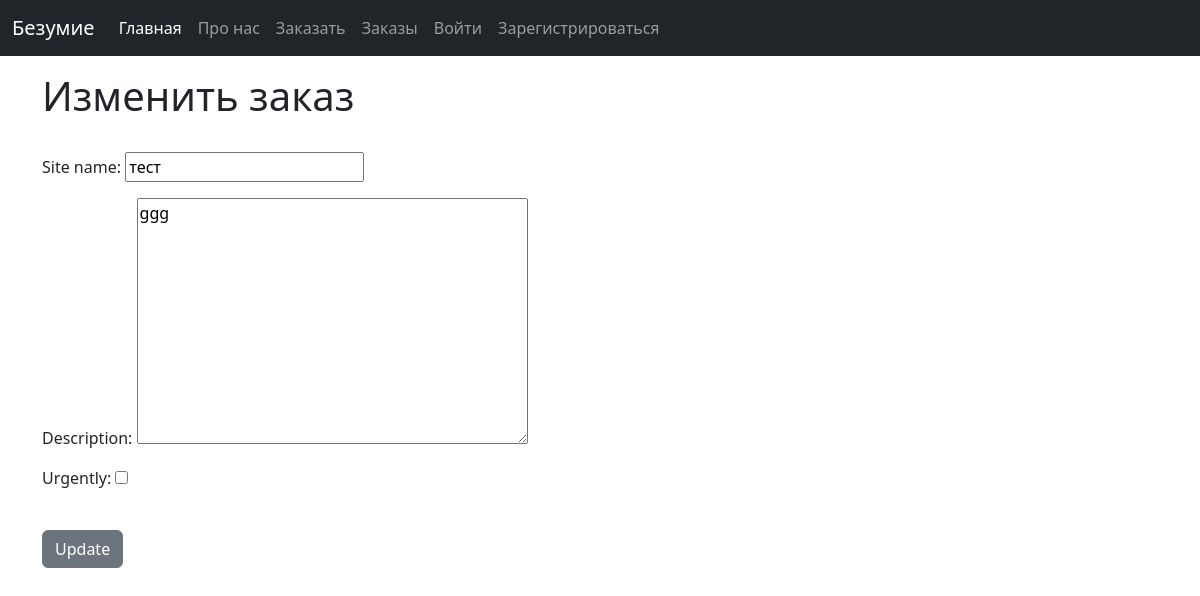
The app's page /update_order/2, older data.
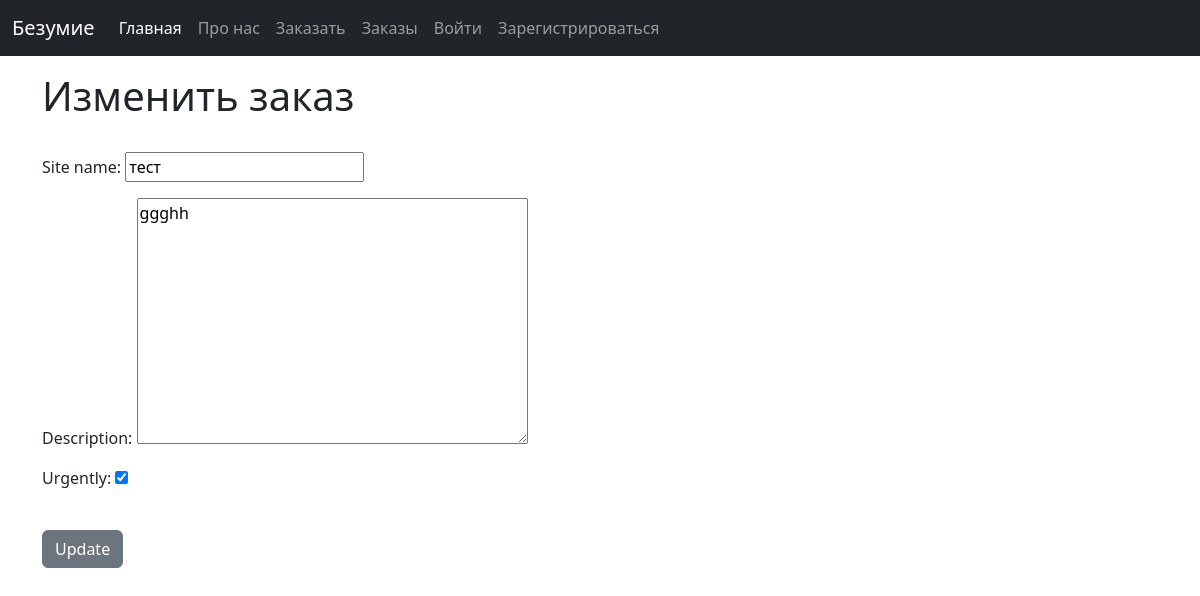
The same page, newer data.
### main/models.py (models this page shows, shortened)
class SiteOrder(models.Model):
    site_name = models.CharField(max_length=150)
    description = models.TextField(blank=True)
    urgently = models.BooleanField()
    user = models.ForeignKey(settings.AUTH_USER_MODEL, on_delete=models.CASCADE)

### main/views.py (the view)
# urls.py: path('update_order/<order_id>', views.update_order, name = 'update-order'),
def update_order(request, order_id):
    order = SiteOrder.objects.get(pk=order_id)
    form = SiteForm(request.POST or None, instance=order)
    if form.is_valid():
        form.save()
        return redirect('orders')
    return render(request, 'main/update_order.html', {'order': order, 'form': form})

### main/forms.py
class SiteForm(ModelForm):
    class Meta:
        model = SiteOrder
        fields = ('site_name', 'description', 'urgently', 'user',)
        widgets = {'user': HiddenInput()}

### main/templates/main/update_order.html (shortened to what this page needs)
{% extends 'main/base.html' %}
{% block content %}
    <h1>Изменить заказ</h1>
    <br>
    <form action="" method=POST>
        {{ form.as_p }}
        <br>
        <input type="submit" value="Update" class="btn btn-secondary">
    </form>
{% endblock %}

Row changes from the older to the newer data that the page shows:
changed SiteOrder "тест": description "ggg" → "ggghh"; urgently "☐" → "☑"
